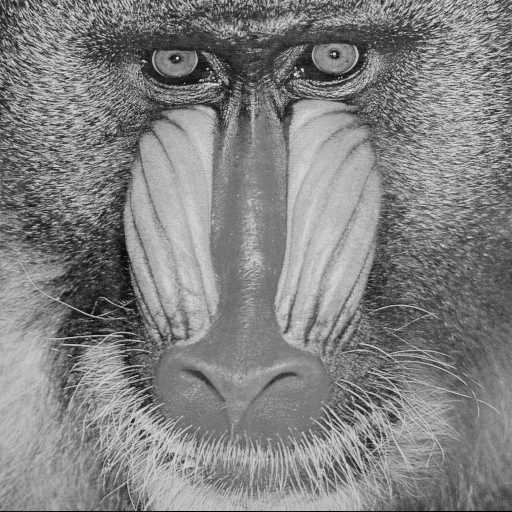
#> input picture cover-images/baboon_qf50.jpeg, 512 x 512 px; the run also reads 1 picture not shown here
$ jupyter execute --allow-errors Steganography.ipynb   (shell and % lines are left out)
#> lines starting #> are read from the running program, lines starting #| are printed output that depends on the picture; long printed decimals are rounded
### performance.py
from datetime import datetime
from PIL import Image
from collections import defaultdict
from matplotlib.pylab import ceil, floor, round
from scipy import signal
from scipy import ndimage
import os
import cv2
import math
import numpy as np
import pandas as pd
import random
import matplotlib.pyplot as plt
import seaborn as sns
import gauss

def ssim(cover_path, stego_path):
    cover = Image.open(cover_path).convert('L')
    stego = Image.open(stego_path).convert('L')

    C1 = (0.01 * 255)**2
    C2 = (0.03 * 255)**2

    cover_arr = np.array(cover, dtype=np.float64)
    stego_arr = np.array(stego, dtype=np.float64)
    kernel = cv2.getGaussianKernel(11, 1.5)
    window = np.outer(kernel, kernel.transpose())

    mu1 = cv2.filter2D(cover_arr, -1, window)[5:-5, 5:-5]  # valid
    mu2 = cv2.filter2D(stego_arr, -1, window)[5:-5, 5:-5]
    mu1_sq = mu1**2
    mu2_sq = mu2**2
    mu1_mu2 = mu1 * mu2
    sigma1_sq = cv2.filter2D(cover_arr**2, -1, window)[5:-5, 5:-5] - mu1_sq
    sigma2_sq = cv2.filter2D(stego_arr**2, -1, window)[5:-5, 5:-5] - mu2_sq
    sigma12 = cv2.filter2D(cover_arr * stego_arr, -1, window)[5:-5, 5:-5] - mu1_mu2

    ssim_map = ((2 * mu1_mu2 + C1) * (2 * sigma12 + C2)) / ((mu1_sq + mu2_sq + C1) * (sigma1_sq + sigma2_sq + C2))
    return ssim_map.mean()

# [64 lines left out: functions ssim_2, msssim, not called in this run]

def fsi(cover_path, stego_path):
    size_cover = os.path.getsize(cover_path)
    size_stego = os.path.getsize(stego_path)
    print(f"Size cover: {size_cover}")
    print(f"Size stego: {size_stego}")
    fsi_res = (size_stego - size_cover)
    return np.float64(fsi_res)

def psnr(cover_path, stego_path):
    """
    Menghitung nilai PSNR antara cover image dan stego image.
    Input:
        cover_path : path ke cover image (TIFF, PNG, dll)
        stego_path : path ke stego image
    Output:
        psnr_value : nilai PSNR dalam dB
    """
#> called with cover_path = 'cover-images/baboon_qf50.jpeg', stego_path = 'stego-images/stego_baboon_qf50.jpeg'

    cover = Image.open(cover_path).convert('L')
#> cover is the input picture: PIL image 512x512 L; min 0, max 245, mean 129.6
    stego = Image.open(stego_path).convert('L')

    cover_arr = np.array(cover, dtype=np.float64)
    stego_arr = np.array(stego, dtype=np.float64)

    if cover_arr.shape != stego_arr.shape:
        raise ValueError("Ukuran cover dan stego image tidak sama!")

    mse = np.mean(np.abs(cover_arr - stego_arr) ** 2)
#> mse = 1.04

    if mse == 0:
        return float('inf')  # Gambar identik, PSNR tak terhingga

    max_pixel = 255.0
    psnr_value = 20 * math.log10(max_pixel / math.sqrt(mse))
#> psnr_value = 47.97

    return psnr_value

### Steganography.ipynb
# Flow Chart Pengerjaan:
1. Cover Image
2. DCT & Quantization
3. Block Smoothness Estimation & Sorting
4. Zigzag Scan
5. NACP Construction
6. Adaptive Hexagonal Payload Assignment
7. Hexagonal Turtle Shell Embedding
8. Stego DCT Coefficients
9. Entropy Coding
10. Stego Image

[cell 1]
from PIL import Image
from performance import psnr, fsi, ssim
from zigzag import zigzag, inverse_zigzag
from math import ceil, floor, log2, log10, sqrt
import copy
import cv2
import jpeglib
import numpy as np
import pandas as pd
import import_ipynb
import matplotlib.pyplot as plt
import TurtleShell
import FrequencyDomain as FD

[cell 2]
# Global variable
scale_factor = 1.0
threshold = 150
global nacp_before_embed
nacp_before_embed = []
global nacp_after_embed
nacp_after_embed = []
global nacp_before_extract
nacp_before_extract = []

#> (a cell that did not finish here is left out)

[cell 4]
# [19 lines left out: function change_image_QF_high_quality, not called in this run]

[cell 5]
# [15 lines left out: function change_image_QF, not called in this run]

[cell 6]
def get_quantized_coefficients(image_path):
    im = jpeglib.read_dct(image_path)
    num_v_blocks, num_h_blocks, _, _  = im.Y.shape
    sorted_coeffs = []
    for i in range(num_v_blocks):
        for j in range(num_h_blocks):
            block = im.Y[i, j]
            zigzag_coeffs = zigzag(block)
            sorted_coeffs.append(zigzag_coeffs)
    return sorted_coeffs

[cell 7]
# [15 lines left out: function get_compress_coeff, not called in this run]

[cell 8]
# [7 lines left out: function convert_tiff_to_jpeg, not called in this run]

[cell 9]
def sort_smoothness(smoothness_list):
    smoothness_list.sort(key=lambda x: (-x[1], x[2]))
    return smoothness_list

[cell 10]
# [54 lines left out: functions block_smoothness_estimation, block_smoothness, not called in this run]

[cell 11]
# [13 lines left out: function invariant_ac_smoothness, not called in this run]

[cell 12]
# [29 lines left out: functions get_nacp, get_nacp_2, not called in this run]

[cell 13]
# [33 lines left out: functions replace_nacp, replace_nacp_2, not called in this run]

[cell 14]
# [34 lines left out: functions construct_stego_file, construct_compress_stego_file, not called in this run]

[cell 15]
# [29 lines left out: function data_hiding_process, not called in this run]

[cell 16]
# [23 lines left out: function data_extract_process, not called in this run]

[cell 17]
# [82 lines left out: functions encode, encode_2, encode_4, encode_3, not called in this run]

[cell 18]
# [52 lines left out: functions decode, decode_2, decode_4, decode_3, not called in this run]

[cell 19]
def read_text_file(file_path):
    with open(file_path, 'r', encoding='utf-8') as file:
        content = file.read()
    return content

[cell 20]
# cover_images = [
#     "cover-images/misc/boat.512.tiff",
#     "cover-images/misc/4.2.01.tiff",
#     "cover-images/misc/4.2.03.tiff",
#     "cover-images/misc/4.2.05.tiff",
#     "cover-images/misc/4.2.06.tiff",
#     "cover-images/misc/4.2.07.tiff"
# ]

# jpeg_images_path = [
#     "cover-images/boat.jpeg",
#     "cover-images/splash.jpeg",
#     "cover-images/baboon.jpeg",
#     "cover-images/airplane.jpeg",
#     "cover-images/lake.jpeg",
#     "cover-images/peppers.jpeg"
# ]

# # convert_tiff_to_jpeg("cover-images/misc/boat.512.tiff", "cover-images/boat_qf100.jpeg", quality=100)

# for tiff_path, jpeg_path in zip(cover_images, jpeg_images_path):
#     convert_tiff_to_jpeg(tiff_path, jpeg_path, quality=100)

[cell 21]
pay_size = 1 * 1000
cover_folder = "cover-images/"
stego_folder = "stego-images/"
payload_folder = "payload/"
cover_image_path = f"baboon_qf50.jpeg"
stego_image_path = f"stego_{cover_image_path}"
#> (the rest of this cell did not finish here and is left out)

[cell 22]
# Test performance metrics
psnr_value = psnr(f"{cover_folder}{cover_image_path}", f"{stego_folder}{stego_image_path}")
#> psnr_value = 47.97
fsi_value = fsi(f"{cover_folder}{cover_image_path}", f"{stego_folder}{stego_image_path}")
ssim_value = ssim(f"{cover_folder}{cover_image_path}", f"{stego_folder}{stego_image_path}")
#> in ssim, `mu1 = cv2.filter2D(cover_arr, -1, window)[5:-5, 5:-5]`:
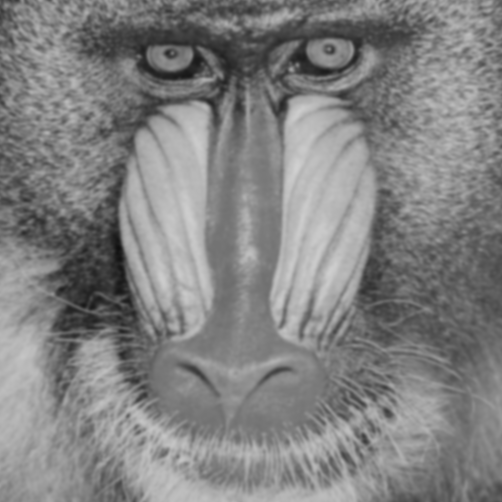
#> mu1: shape (502, 502) float64; min 15.07, max 208.2, mean 130
#> in ssim, `mu1_sq = mu1**2`:
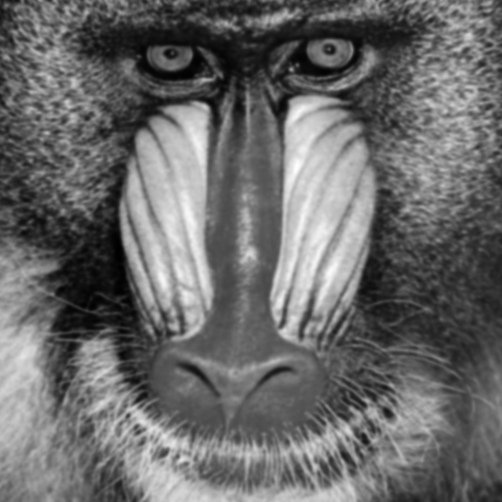
#> mu1_sq: shape (502, 502) float64; min 227.2, max 43346.5, mean 18102; drawn with min black and max white
#> in ssim, `sigma1_sq = cv2.filter2D(cover_arr**2, -1, window)[5:-5, 5:-5] - mu1_sq`:
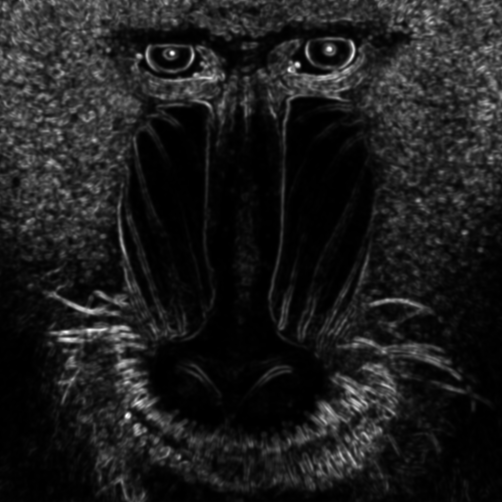
#> sigma1_sq: shape (502, 502) float64; min 0.166, max 4849.6, mean 557.2; drawn with min black and max white
#> ssim_value = 0.997
print(f"PSNR: {psnr_value} dB")
#| PSNR: 47.974 dB
print(f"FSI: {fsi_value}")
print(f"SSIM: {ssim_value}")
#| SSIM: 0.9967

[cell 23]
print(nacp_before_embed)
print(nacp_after_embed)
print(nacp_before_extract)
# diff between nacp_before_embed and nacp_after_embed
for i in range(min(len(nacp_before_embed), len(nacp_after_embed))):
    if nacp_before_embed[i] != nacp_after_embed[i]:
        print(f"Difference at index {i}: before embed {nacp_before_embed[i]}, after embed {nacp_after_embed[i]}")

# diff between nacp_after_embed and nacp_before_extract
for i in range(min(len(nacp_after_embed), len(nacp_before_extract))):
    if nacp_after_embed[i] != nacp_before_extract[i]:
        print(f"Difference at index {i}: after embed {nacp_after_embed[i]}, before extract {nacp_before_extract[i]}")

[cell 24]
def compare_spatial_frequency(cover_image_path, stego_image_path):
    cover = np.array(Image.open(cover_image_path).convert('L'), dtype=np.float64)
    stego = np.array(Image.open(stego_image_path).convert('L'), dtype=np.float64)

    spatial_difference = np.abs(cover - stego) ** 2

    cover_freq = get_quantized_coefficients(cover_image_path)
    stego_freq = get_quantized_coefficients(stego_image_path)
    freq_difference = np.array(cover_freq) - np.array(stego_freq)

    return freq_difference, spatial_difference

#> (a cell that did not finish here is left out)

#> in compare_spatial_frequency, `spatial_difference = np.abs(cover - stego) ** 2`:
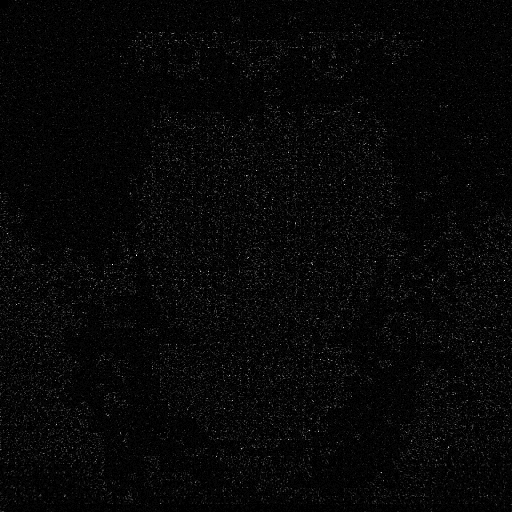
#> spatial_difference: shape (512, 512) float64; min 0, max 36, mean 1; drawn with min black and max white
